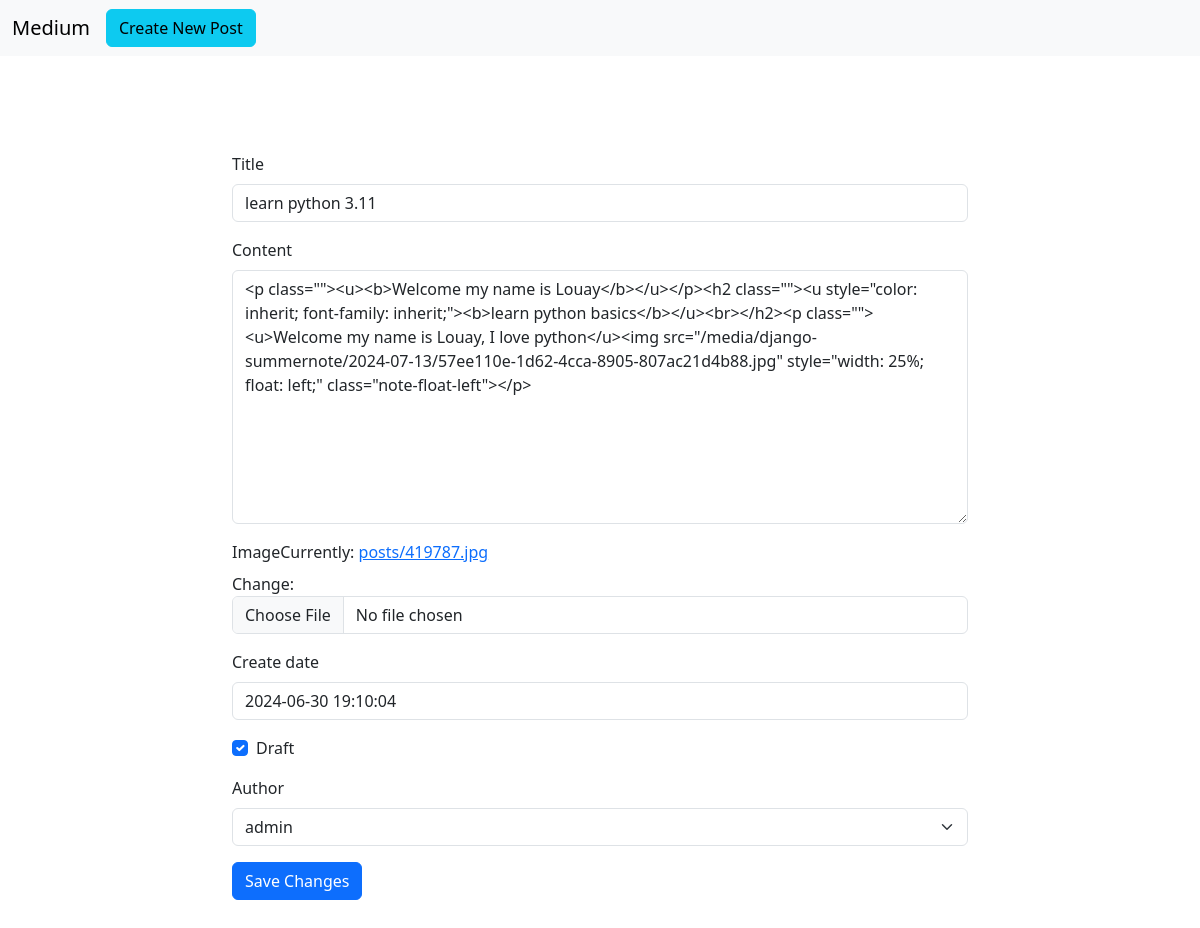
Screenshot of /blog/1/edit with the database file from the repository.
### blog/models.py (models this page shows, shortened)
class Post(models.Model):
    title = models.CharField(max_length=100)
    content = models.TextField(max_length=30000)
    create_date = models.DateTimeField(default=timezone.now)
    draft = models.BooleanField(default=True)
    tags = TaggableManager()
    author = models.ForeignKey(User, on_delete=models.SET_NULL, null=True, blank=True, related_name='post_user')
    image = models.ImageField(upload_to='posts')

### blog/views.py (the view)
# urls.py: path('blog/<int:pk>/edit', PostUpdate.as_view()),
class PostUpdate(UpdateView):
    model = Post
    fields = ['title', 'content', 'image', 'tags', 'create_date', 'draft', 'author']
    success_url = '/blog'
    template_name = 'blog/edit_post.html'

### blog/templates/blog/edit_post.html (shortened to what this page needs)
{% load django_bootstrap5 %}
<!doctype html>
<html lang="en">
  <head>
    <link href="https://cdn.jsdelivr.net/npm/bootstrap@5.3.3/dist/css/bootstrap.min.css" rel="stylesheet">
  </head>
  <body>
    <nav class="navbar navbar-expand-lg bg-body-tertiary">
      <div class="container-fluid">
        <a class="navbar-brand" href="#">Medium</a>
        <div class="collapse navbar-collapse" id="navbarSupportedContent">
          <a class="btn btn-info me-auto" href="/blog/new">Create New Post</a>
        </div>
      </div>
    </nav>
    <div class="container mt-5">
      <div class="row py-5">
          <div class="col-lg-8 mx-auto">
                <form method="post" enctype="multipart/form-data">
                    {% bootstrap_form form %}
                    {% bootstrap_button button_type="submit" content="Save Changes" %}
                </form>
          </div>
      </div>
    </div>
  </body>
</html>

### rows the page displays
Post: title "learn python 3.11", content "<p class=\"\"><u><b>Welcome my name is Louay</b></u></p><h2 class=\"\"><u style=\"color: inherit; font-family: inherit;\"><b>learn python basics</b></u><br></h2><p class=\"\"><u>Welcome my name is Louay, I love python</u><img src=\"/media/django-summernote/2024-07-13/57ee110e-1d62-4cca-8905-807ac21d4b88.jpg\" style=\"width: 25%; float: left;\" class=\"note-float-left\"></p>", create_date "2024-06-30 19:10:04", draft "☑", author "admin"
